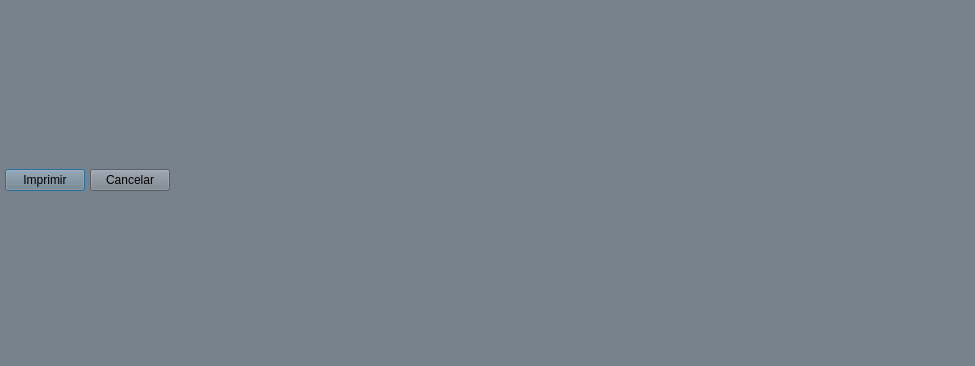
<?xml version="1.0" encoding="UTF-8"?>
<ui version="4.0">
 <class>dialog_preview_card</class>
 <widget class="QDialog" name="dialog_preview_card">
  <property name="windowModality">
   <enum>Qt::ApplicationModal</enum>
  </property>
  <property name="geometry">
   <rect>
    <x>0</x>
    <y>0</y>
    <width>975</width>
    <height>366</height>
   </rect>
  </property>
  <property name="windowTitle">
   <string>Vista previa - Credencial</string>
  </property>
  <property name="styleSheet">
   <string notr="true">background-color: rgb(120, 130, 140);</string>
  </property>
  <property name="modal">
   <bool>true</bool>
  </property>
  <widget class="QWidget" name="verticalLayoutWidget">
   <property name="geometry">
    <rect>
     <x>0</x>
     <y>0</y>
     <width>971</width>
     <height>361</height>
    </rect>
   </property>
   <layout class="QVBoxLayout" name="verticalLayout">
    <property name="spacing">
     <number>10</number>
    </property>
    <property name="sizeConstraint">
     <enum>QLayout::SetDefaultConstraint</enum>
    </property>
    <item>
     <layout class="QHBoxLayout" name="horizontalLayout_2">
      <property name="spacing">
       <number>5</number>
      </property>
      <property name="margin">
       <number>5</number>
      </property>
      <item>
       <widget class="QPushButton" name="btn_print">
        <property name="text">
         <string>Imprimir</string>
        </property>
       </widget>
      </item>
      <item>
       <widget class="QPushButton" name="btn_close">
        <property name="text">
         <string>Cancelar</string>
        </property>
       </widget>
      </item>
      <item>
       <spacer name="horizontalSpacer">
        <property name="orientation">
         <enum>Qt::Horizontal</enum>
        </property>
        <property name="sizeHint" stdset="0">
         <size>
          <width>40</width>
          <height>20</height>
         </size>
        </property>
       </spacer>
      </item>
     </layout>
    </item>
   </layout>
  </widget>
 </widget>
 <resources/>
 <connections/>
</ui>
